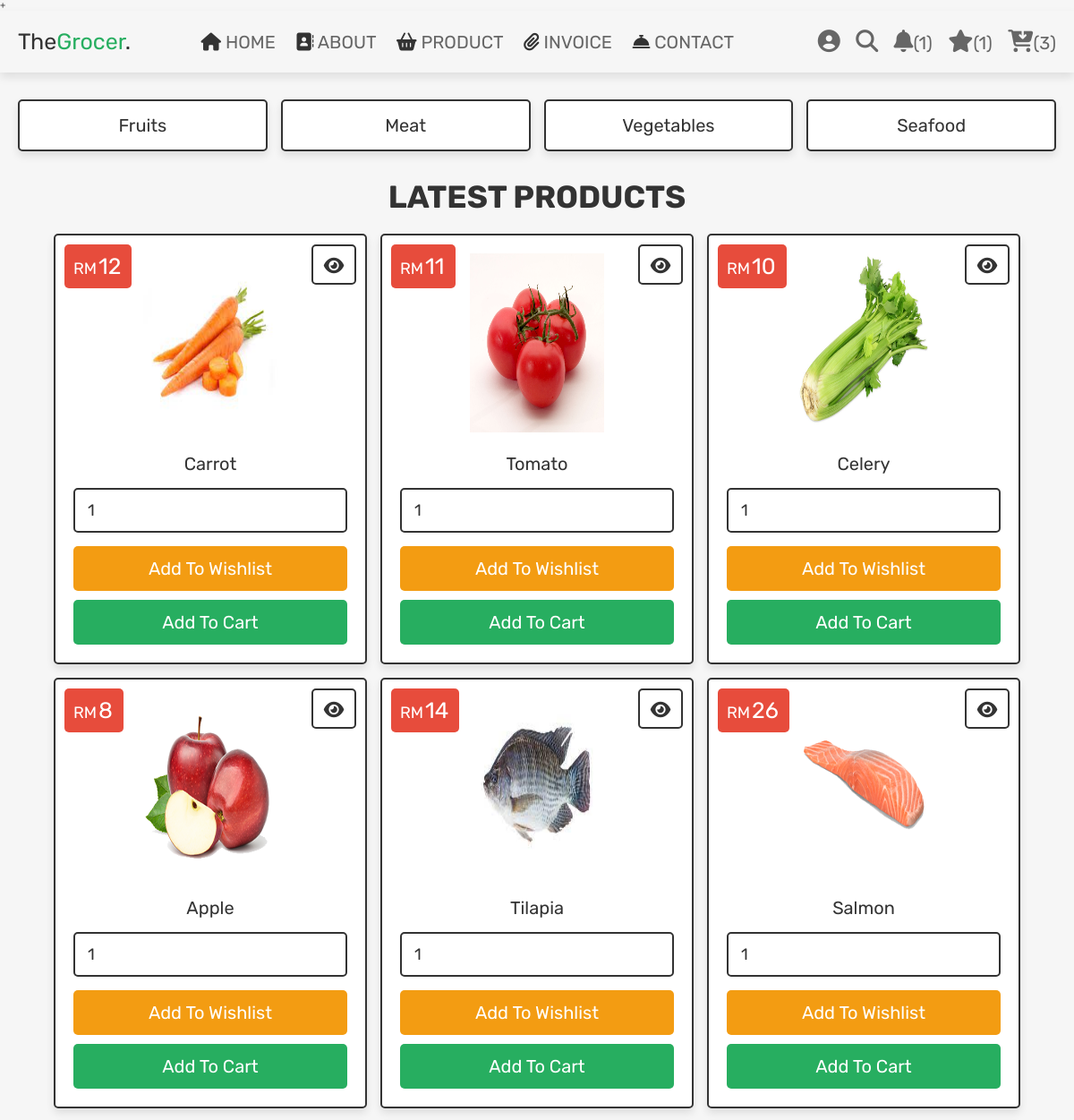
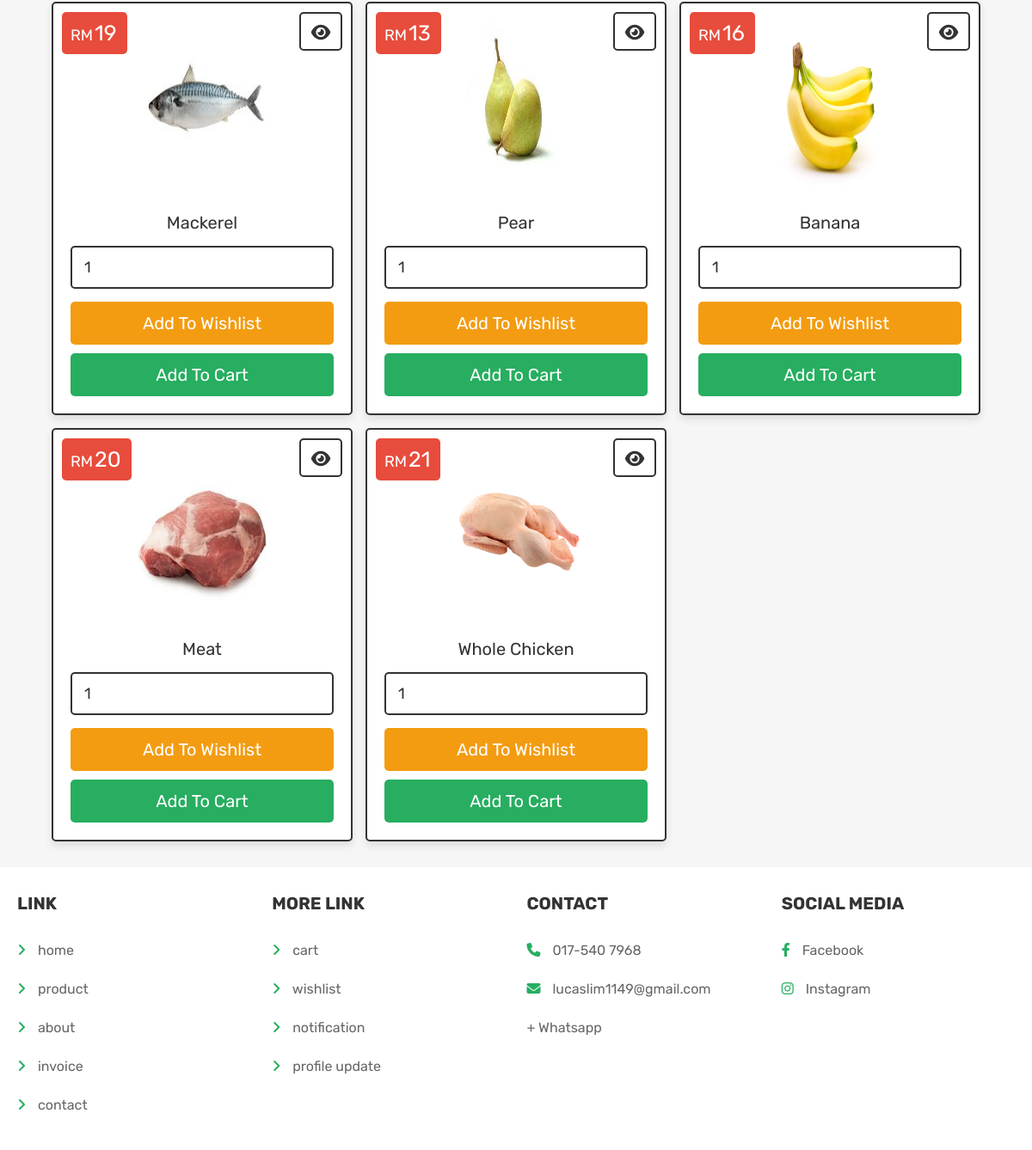
The page /shop.php (signed in) on the database its author committed (2 pictures, top to bottom).
### tables this page shows
CREATE TABLE `products` (
  `id` int(100) NOT NULL,
  `name` varchar(100) NOT NULL,
  `category` varchar(20) NOT NULL,
  `details` varchar(500) NOT NULL,
  `price` int(100) NOT NULL,
  `image` varchar(100) NOT NULL,
  `sold` int(100) NOT NULL
);

### shop.php (the view, shortened to what this page needs)
<?php
@include 'config.php';
?>
<!DOCTYPE html>
<html lang="en">
<head>
   <link rel="stylesheet" href="https://cdnjs.cloudflare.com/ajax/libs/font-awesome/6.1.1/css/all.min.css">
   <link rel="stylesheet" href="css/style.css">
</head>
<body>
<?php include 'header.php'; ?>
<section class="p-category">
   <a href="category.php?category=fruits">fruits</a>
   <a href="category.php?category=meat">meat</a>
   <a href="category.php?category=vegetables">vegetables</a>
   <a href="category.php?category=seafood">seafood</a>
</section>
<section class="products">
   <h1 class="title">latest products</h1>
   <div class="box-container">
   <?php
      $select_products = $conn->prepare("SELECT * FROM `products`");
      $select_products->execute();
      if($select_products->rowCount() > 0){
         while($fetch_products = $select_products->fetch(PDO::FETCH_ASSOC)){
   ?>
   <form action="" class="box" method="POST">
      <div class="price">RM<span><?= $fetch_products['price']; ?></span></div>
      <a href="view_page.php?pid=<?= $fetch_products['id']; ?>" class="fas fa-eye"></a>
      <img class="image" src="uploaded_img/<?= $fetch_products['image']; ?>" alt="">
      <div class="name"><?= $fetch_products['name']; ?></div>
      <input type="number" min="1" value="1" name="p_qty" class="qty">
      <input type="submit" value="add to wishlist" class="option-btn" name="add_to_wishlist">
      <input type="submit" value="add to cart" class="btn" name="add_to_cart">
   </form>
   <?php
      }
   }else{
      echo '<p class="empty">no products added yet!</p>';
   }
   ?>
   </div>
</section>
<?php include 'footer.php'; ?>
</body>
</html>

### css/style.css (style rules this page uses)
.products .box-container { display: grid; grid-template-columns: repeat(auto-fit, 35rem); gap:1.5rem; justify-content: center; align-items: flex-start; }
.products .box-container .box { padding:2rem; text-align: center; border:var(--border); background-color: var(--white); box-shadow: var(--box-shadow); border-radius: .5rem; position: relative; }
.products .box-container .box .image { height: 20rem; width : 15rem; }
.products .box-container .box .price { position: absolute; top:1rem; left:1rem; padding:1rem; border-radius: .5rem; background-color: var(--red); font-size: 1.8rem; color:var(--white); }
.products .box-container .box .price span { font-size: 2.5rem; color:var(--white); margin:0 .2rem; }
.products .box-container .box .fa-eye { position: absolute; top:1rem; right:1rem; border-radius: .5rem; height: 4.5rem; line-height: 4.3rem; width: 5rem; border:var(--border); color:var(--black); font-size: 2rem; background-color: var(--white); }
.products .box-container .box img { width: 30%; margin-bottom: 1rem; }
.products .box-container .box .name { font-size: 2rem; color:var(--black); padding:1rem 0; }
.products .box-container .box .qty { margin:.5rem 0; border-radius: .5rem; padding:1.2rem 1.4rem; font-size: 1.8rem; color:var(--black); border:var(--border); width: 100%; }
.p-category { display: grid; grid-template-columns: repeat(auto-fit, minmax(27rem, 1fr)); gap:1.5rem; justify-content: center; align-items: flex-start; }
.p-category { padding-bottom: 0; }
.p-category a { padding:1.5rem; text-align: center; border:var(--border); background-color: var(--white); box-shadow: var(--box-shadow); border-radius: .5rem; font-size: 2rem; text-transform: capitalize; color:var(--black); }

### css/components.css (style rules this page uses)
:root { --green:#27ae60; --orange:#f39c12; --red:#e74c3c; --black:#333; --light-color:#666; --white:#fff; --light-bg:#f6f6f6; --border:.2rem solid var(--black); --box-shadow:0 .5rem 1rem rgba(0,0,0,.1); }
* { font-family: 'Rubik', sans-serif; margin:0; padding:0; box-sizing: border-box; outline: none; border:none; text-decoration: none; color:var(--black); }
body { background-color: var(--light-bg); }
html { font-size: 62.5%; overflow-x: hidden; scroll-behavior: smooth; scroll-padding-top: 6.5rem; }
section { padding:3rem 2rem; max-width: 1200px; margin:0 auto; }
.btn, .delete-btn, .option-btn { display: block; width: 100%; margin-top: 1rem; border-radius: .5rem; color:var(--white); font-size: 2rem; padding:1.3rem 3rem; text-transform: capitalize; cursor: pointer; text-align: center; }
.btn { background-color: var(--green); }
.option-btn { background-color: var(--orange); }
.title { text-align: center; margin-bottom: 2rem; text-transform: uppercase; color:var(--black); font-size: 3.5rem; }

### rows shown on the page
products: price "12", image (picture), name "Carrot"
products: price "11", image (picture), name "Tomato"
products: price "10", image (picture), name "Celery"
products: price "8", image (picture), name "Apple"
products: price "14", image (picture), name "Tilapia"
products: price "26", image (picture), name "Salmon"
products: price "19", image (picture), name "Mackerel"
products: price "13", image (picture), name "Pear"
products: price "16", image (picture), name "Banana"
products: price "20", image (picture), name "Meat"
products: price "21", image (picture), name "Whole Chicken"

### other values the page prints
$notif "1"
$count_wishlist_items->rowCount() "1"
$count_cart_items->rowCount() "3"
